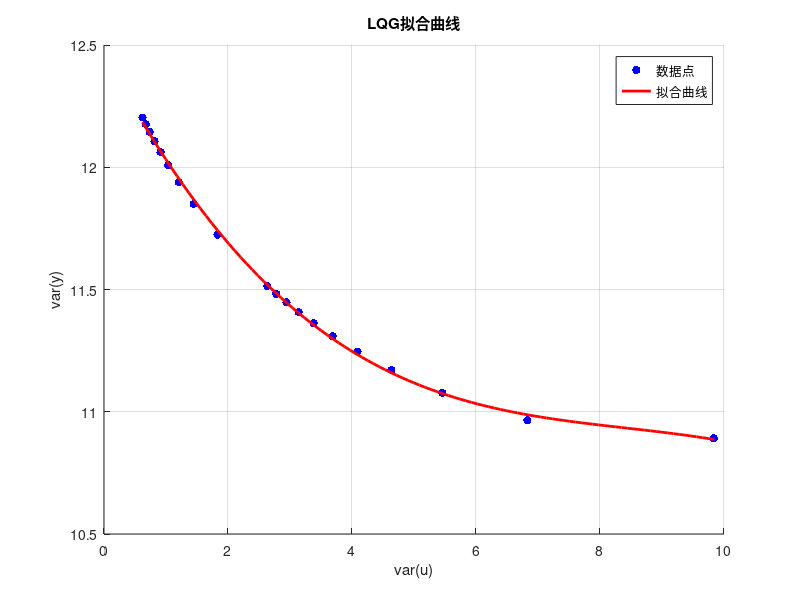

Write the MATLAB code that produced this figure. (Note: this script raises an error after producing the figure.)
%1.创建数据
% 定义数据点
% var_y = [10.8934, 10.9669, 11.0795, 11.1729, 11.2489, 11.3117, 11.3647, 11.4101, ...
%      11.4499, 11.4852, 11.5169, 11.5169, 11.7280, 11.8543, 11.9444, 12.0134, ...
%      12.0684, 12.1134, 12.1510, 12.1830];
% var_u = [9.8437, 6.8294, 5.4561, 4.6380, 4.0871, 3.6884, 3.3835, 3.1419, ...
%      2.9436, 2.7774, 2.6353, 2.6353, 1.8317, 1.4471, 1.2076, 1.0408, ...
%      0.9171, 0.8215, 0.7452, 0.6831];
var_y =[10.8911407242743
10.9648446800501
11.0774223068009
11.1706994070474
11.2465590435138
11.3091951778350
11.3620050531698
11.4073827416783
11.4470398694207
11.4822001078077
11.5137612100564
11.7239820789073
11.8496525776055
11.9391920140443
12.0077270689511
12.0623389040236
12.1070520999609
12.1444025098366
12.1761067361694
12.2033688067134];
var_u=[
    9.83651880027343
6.82859158754637
5.45537638816257
4.63691578009423
4.08651383360979
3.68757459323454
3.38287507921946
3.14086059494601
2.94269713691822
2.77648335311014
2.63431479910853
1.82979871116429
1.44436960520267
1.20385883715864
1.03607193698852
0.911356188253293
0.814680646311190
0.737430191690762
0.674258981355046
0.621639263110536
];
% 多项式拟合
p = polyfit(var_u, var_y, 3); % 拟合三次多项式
var_u_fit = linspace(min(var_u), max(var_u), 100); % 生成平滑曲线的 x 点
var_y_fit = polyval(p, var_u_fit); % 计算对应的 y 值

% 绘制结果
figure;
scatter(var_u, var_y, 'b', 'filled'); % 数据点
hold on;
plot(var_u_fit, var_y_fit, 'r-', 'LineWidth', 2); % 拟合曲线
title('LQG拟合曲线');
xlabel('var(u)');
ylabel('var(y)');
legend('数据点', '拟合曲线');
grid on;

%2.拟合曲线方程 
% 输出拟合结果
disp('拟合系数：');
disp(p);

% 3.优化问题
% J=100-((8.3*1e-3 + 3.1*1e-2*1.294)*(y + 1.35*1e-4*y^2)-1.1)-3;
% x(1):y均值 x(2):u均值  x(3)y方差   x(4)u方差
f=@(x)(100-((8.3*1e-3 + 3.1*1e-2*1.294)*(x(1) + 1.35*1e-4*x(1)^2)-1.1)-3)*-1;
x0=[490 58.3 12.4742 0];
    A = [1  0  2   0;
        -1  0  2   0;
         0  1  0   2;
         0 -1  0   2;
         ];
    b = [500;
         -490;
         80;
         -30;
         ];
    Aeq = [1 -3.7 0 0];
    beq = [274.3];
    VLB = [490 30 0 0];
    VUB = [500 80 100 100];
zyj=fmincon(f, x0, A, b, Aeq, beq, VLB, VUB,'fitting_constraint3',optimoptions('fmincon', 'Display', 'off'));

J=(100-((8.3*1e-3 + 3.1*1e-2*1.294)*(zyj(1) + 1.35*1e-4*zyj(1)^2)-1.1)-3);
zyj
J
%4.绘图
plot(zyj(4), zyj(3), 'k.','MarkerSize', 20);%最优经济参数


